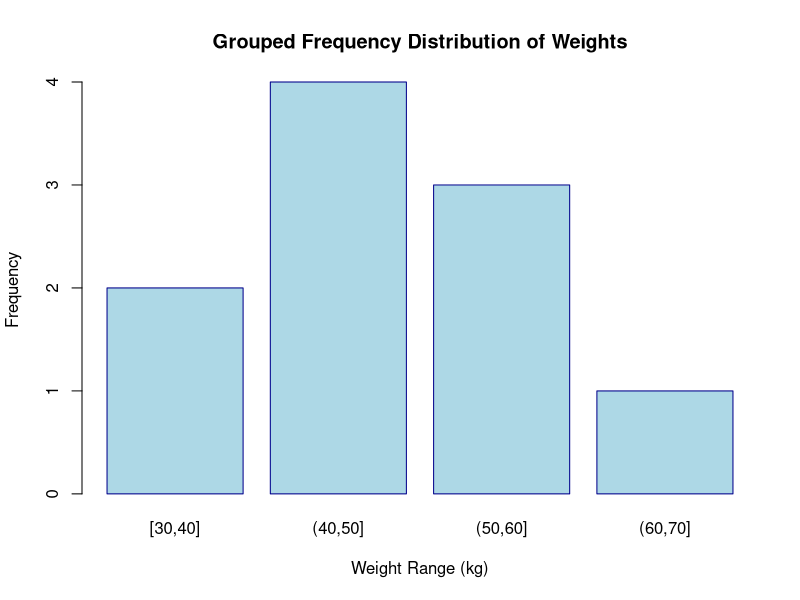

Reproduce this figure in R.
# Data: Weight of 10 students
weights <- c(45, 55, 65, 38, 48, 50, 54, 60, 39, 49)

# (i) Finding the minimum and maximum weight
min_weight <- min(weights)
max_weight <- max(weights)

cat("Minimum weight:", min_weight, "kg\n")
cat("Maximum weight:", max_weight, "kg\n")

# (ii) Creating a grouped frequency distribution
# Define the class intervals
breaks <- seq(30, 70, by = 10)  # Intervals: 30-39, 40-49, 50-59, 60-69
weight_freq <- cut(weights, breaks = breaks, include.lowest = TRUE, right = TRUE)
frequency_table <- table(weight_freq)

# Display the frequency table
cat("\nGrouped Frequency Distribution:\n")
print(frequency_table)

# Plot a bar chart for the frequency distribution
barplot(frequency_table, 
        main = "Grouped Frequency Distribution of Weights", 
        xlab = "Weight Range (kg)", 
        ylab = "Frequency", 
        col = "lightblue", 
        border = "darkblue")

# (iii) Finding the percentage of weights between 40 and 49
weights_40_49 <- sum(weights >= 40 & weights <= 49)
percentage_40_49 <- (weights_40_49 / length(weights)) * 100

cat("\nPercentage of weights between 40 and 49 kg:", percentage_40_49, "%\n")
